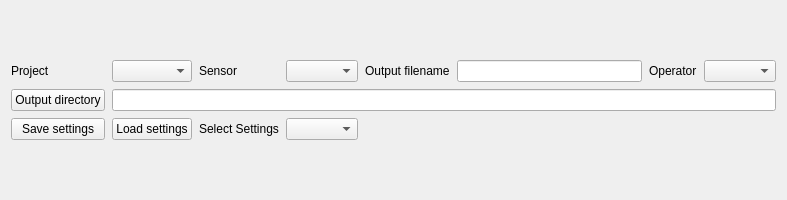
<?xml version="1.0" encoding="UTF-8"?>
<ui version="4.0">
 <class>Form</class>
 <widget class="QWidget" name="Form">
  <property name="geometry">
   <rect>
    <x>0</x>
    <y>0</y>
    <width>787</width>
    <height>200</height>
   </rect>
  </property>
  <property name="windowTitle">
   <string>Form</string>
  </property>
  <layout class="QVBoxLayout" name="verticalLayout">
   <item>
    <layout class="QGridLayout" name="settings_layout">
     <property name="sizeConstraint">
      <enum>QLayout::SetDefaultConstraint</enum>
     </property>
     <property name="spacing">
      <number>7</number>
     </property>
     <item row="1" column="6">
      <widget class="QLabel" name="operator_label">
       <property name="maximumSize">
        <size>
         <width>16777215</width>
         <height>16777215</height>
        </size>
       </property>
       <property name="text">
        <string>Operator</string>
       </property>
      </widget>
     </item>
     <item row="1" column="7">
      <widget class="QComboBox" name="operator_comboBox"/>
     </item>
     <item row="1" column="5">
      <widget class="QLineEdit" name="filename"/>
     </item>
     <item row="1" column="1">
      <widget class="QComboBox" name="proj_comboBox"/>
     </item>
     <item row="1" column="3">
      <widget class="QComboBox" name="sensor_comboBox"/>
     </item>
     <item row="1" column="4">
      <widget class="QLabel" name="filename_label">
       <property name="text">
        <string>Output filename</string>
       </property>
      </widget>
     </item>
     <item row="1" column="0">
      <widget class="QLabel" name="project_label">
       <property name="text">
        <string>Project</string>
       </property>
      </widget>
     </item>
     <item row="1" column="2">
      <widget class="QLabel" name="sensor_label">
       <property name="text">
        <string>Sensor</string>
       </property>
      </widget>
     </item>
     <item row="2" column="0">
      <widget class="QPushButton" name="save_to_button">
       <property name="text">
        <string>Output directory</string>
       </property>
      </widget>
     </item>
     <item row="7" column="0">
      <widget class="QPushButton" name="save_settings_button">
       <property name="text">
        <string>Save settings</string>
       </property>
      </widget>
     </item>
     <item row="7" column="1">
      <widget class="QPushButton" name="load_settings_button">
       <property name="text">
        <string>Load settings</string>
       </property>
      </widget>
     </item>
     <item row="2" column="1" colspan="7">
      <widget class="QLineEdit" name="output_dir_edit"/>
     </item>
     <item row="7" column="3">
      <widget class="QComboBox" name="select_settings_comboBox"/>
     </item>
     <item row="7" column="2">
      <widget class="QLabel" name="label">
       <property name="text">
        <string>Select Settings</string>
       </property>
      </widget>
     </item>
    </layout>
   </item>
  </layout>
 </widget>
 <resources/>
 <connections/>
</ui>
